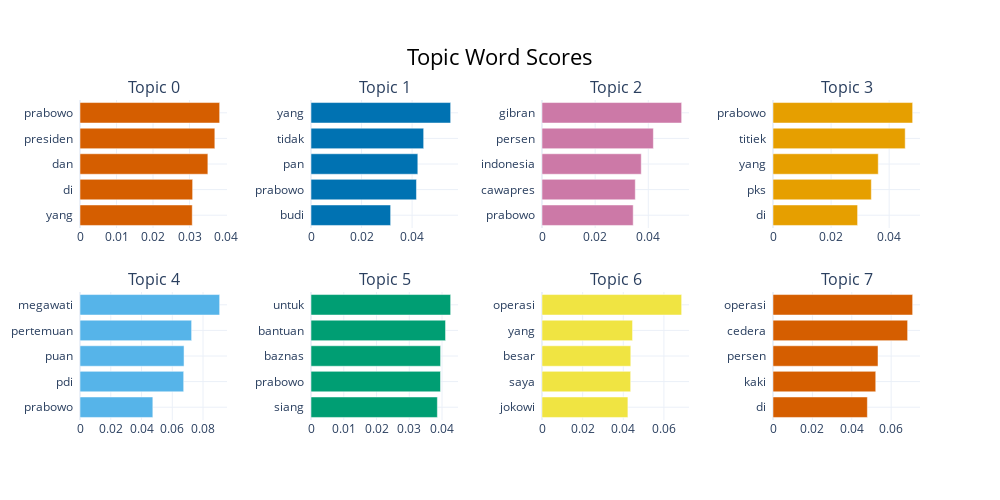

The cell this chart's notebook holds for it:
### Code cell
topic_model.visualize_barchart()

### Figure 1 — Plotly figure (JSON) as saved in the notebook; plotly's stock layout.template omitted (floating-point values rounded to 4 significant figures)
{"data": [{"marker": {"color": "#D55E00"}, "orientation": "h", "type": "bar", "x": [0.03075, 0.03086, 0.03503, 0.03694, 0.03826], "xaxis": "x", "y": ["yang  ", "di  ", "dan  ", "presiden  ", "prabowo  "], "yaxis": "y"}, {"marker": {"color": "#0072B2"}, "orientation": "h", "type": "bar", "x": [0.0315, 0.04172, 0.04226, 0.04457, 0.05524], "xaxis": "x2", "y": ["budi  ", "prabowo  ", "pan  ", "tidak  ", "yang  "], "yaxis": "y2"}, {"marker": {"color": "#CC79A7"}, "orientation": "h", "type": "bar", "x": [0.03433, 0.03511, 0.03736, 0.04191, 0.05256], "xaxis": "x3", "y": ["prabowo  ", "cawapres  ", "indonesia  ", "persen  ", "gibran  "], "yaxis": "y3"}, {"marker": {"color": "#E69F00"}, "orientation": "h", "type": "bar", "x": [0.02913, 0.03386, 0.03624, 0.04552, 0.04809], "xaxis": "x4", "y": ["di  ", "pks  ", "yang  ", "titiek  ", "prabowo  "], "yaxis": "y4"}, {"marker": {"color": "#56B4E9"}, "orientation": "h", "type": "bar", "x": [0.04736, 0.06742, 0.06765, 0.07258, 0.0908], "xaxis": "x5", "y": ["prabowo  ", "pdi  ", "puan  ", "pertemuan  ", "megawati  "], "yaxis": "y5"}, {"marker": {"color": "#009E73"}, "orientation": "h", "type": "bar", "x": [0.03859, 0.03954, 0.03957, 0.04108, 0.04264], "xaxis": "x6", "y": ["siang  ", "prabowo  ", "baznas  ", "bantuan  ", "untuk  "], "yaxis": "y6"}, {"marker": {"color": "#F0E442"}, "orientation": "h", "type": "bar", "x": [0.04228, 0.04364, 0.0437, 0.04457, 0.06873], "xaxis": "x7", "y": ["jokowi  ", "saya  ", "besar  ", "yang  ", "operasi  "], "yaxis": "y7"}, {"marker": {"color": "#D55E00"}, "orientation": "h", "type": "bar", "x": [0.04791, 0.05217, 0.05331, 0.06835, 0.07091], "xaxis": "x8", "y": ["di  ", "kaki  ", "persen  ", "cedera  ", "operasi  "], "yaxis": "y8"}], "layout": {"annotations": [{"font": {"size": 16}, "showarrow": false, "text": "Topic 0", "x": 0.0875, "xanchor": "center", "xref": "paper", "y": 1, "yanchor": "bottom", "yref": "paper"}, {"font": {"size": 16}, "showarrow": false, "text": "Topic 1", "x": 0.3625, "xanchor": "center", "xref": "paper", "y": 1, "yanchor": "bottom", "yref": "paper"}, {"font": {"size": 16}, "showarrow": false, "text": "Topic 2", "x": 0.6375, "xanchor": "center", "xref": "paper", "y": 1, "yanchor": "bottom", "yref": "paper"}, {"font": {"size": 16}, "showarrow": false, "text": "Topic 3", "x": 0.9125, "xanchor": "center", "xref": "paper", "y": 1, "yanchor": "bottom", "yref": "paper"}, {"font": {"size": 16}, "showarrow": false, "text": "Topic 4", "x": 0.0875, "xanchor": "center", "xref": "paper", "y": 0.4, "yanchor": "bottom", "yref": "paper"}, {"font": {"size": 16}, "showarrow": false, "text": "Topic 5", "x": 0.3625, "xanchor": "center", "xref": "paper", "y": 0.4, "yanchor": "bottom", "yref": "paper"}, {"font": {"size": 16}, "showarrow": false, "text": "Topic 6", "x": 0.6375, "xanchor": "center", "xref": "paper", "y": 0.4, "yanchor": "bottom", "yref": "paper"}, {"font": {"size": 16}, "showarrow": false, "text": "Topic 7", "x": 0.9125, "xanchor": "center", "xref": "paper", "y": 0.4, "yanchor": "bottom", "yref": "paper"}], "height": 500, "hoverlabel": {"bgcolor": "white", "font": {"family": "Rockwell", "size": 16}}, "showlegend": false, "title": {"font": {"color": "Black", "size": 22}, "text": "Topic Word Scores", "x": 0.5, "xanchor": "center", "yanchor": "top"}, "width": 1000, "xaxis": {"anchor": "y", "domain": [0, 0.175], "showgrid": true}, "xaxis2": {"anchor": "y2", "domain": [0.275, 0.45], "showgrid": true}, "xaxis3": {"anchor": "y3", "domain": [0.55, 0.725], "showgrid": true}, "xaxis4": {"anchor": "y4", "domain": [0.825, 1], "showgrid": true}, "xaxis5": {"anchor": "y5", "domain": [0, 0.175], "showgrid": true}, "xaxis6": {"anchor": "y6", "domain": [0.275, 0.45], "showgrid": true}, "xaxis7": {"anchor": "y7", "domain": [0.55, 0.725], "showgrid": true}, "xaxis8": {"anchor": "y8", "domain": [0.825, 1], "showgrid": true}, "yaxis": {"anchor": "x", "domain": [0.6, 1], "showgrid": true}, "yaxis2": {"anchor": "x2", "domain": [0.6, 1], "showgrid": true}, "yaxis3": {"anchor": "x3", "domain": [0.6, 1], "showgrid": true}, "yaxis4": {"anchor": "x4", "domain": [0.6, 1], "showgrid": true}, "yaxis5": {"anchor": "x5", "domain": [0, 0.4], "showgrid": true}, "yaxis6": {"anchor": "x6", "domain": [0, 0.4], "showgrid": true}, "yaxis7": {"anchor": "x7", "domain": [0, 0.4], "showgrid": true}, "yaxis8": {"anchor": "x8", "domain": [0, 0.4], "showgrid": true}}}
